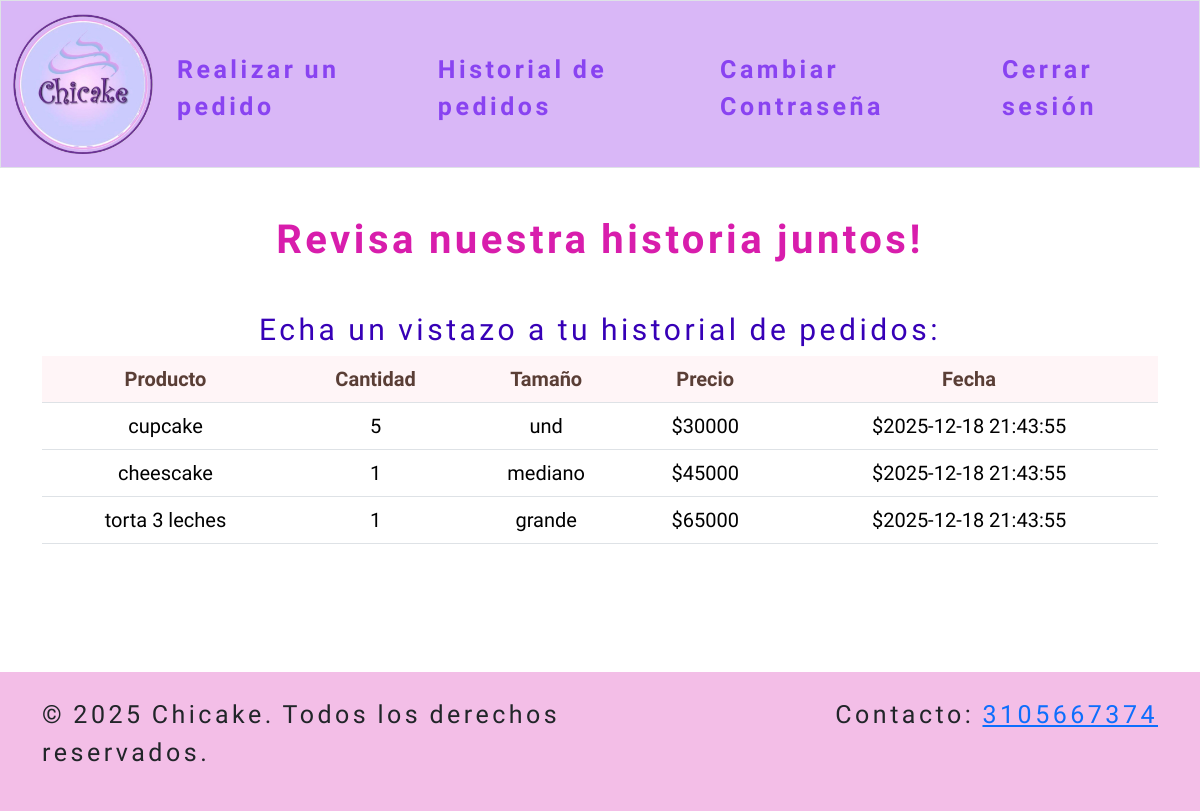
The app's page /history (signed in) with its own data.
### tables this page shows
CREATE TABLE users_orders (id INTEGER PRIMARY KEY AUTOINCREMENT NOT NULL, user_id INTEGER NOT NULL, product TEXT NOT NULL, quantity INTEGER NOT NULL, type TEXT NOT NULL, price NUMERIC NOT NULL, date DATETIME NOT NULL DEFAULT CURRENT_TIMESTAMP, FOREIGN KEY(user_id) REFERENCES users(id));

### app.py (the view)
@app.route("/history")
@login_requered
def user_history():
    page = int(request.args.get("page", 1))
    page_rows = 10
    offset = (page - 1) * page_rows
    db = get_db()
    cursor = db.execute("SELECT * FROM users_orders WHERE user_id = ? ORDER BY date DESC LIMIT ? OFFSET ?", (session["user_id"], page_rows, offset))
    orders = cursor.fetchall()
    return render_template("history.html", orders=orders, page=page, page_rows=page_rows)

### app.py (called while the page is built)
def get_db():
    db = getattr(g, "_database", None)
    if db is None:
        db = g._database = sqlite3.connect(DATABASE)
        db.row_factory = sqlite3.Row
    return db

@app.teardown_appcontext
def close_conection(exception):
    db = getattr(g, "_database", None)
    if db is not None:
        db.close()

@app.after_request
def after_request(response):
    response.headers["Cache-Control"] = "no-cache, no-store, must-revalidate"
    response.headers["Expires"] = 0
    response.headers["Pragma"] = "no-cache"
    return response

### helpers.py (called while the page is built)
def login_requered(f):
    @wraps(f)
    def decorated_function(*args, **Kwargs):
        if session.get("user_id") is None:
            return redirect("/")
        return f(*args, **Kwargs)
    return decorated_function

### templates/history.html (shortened to what this page needs)
{% extends "layout.html" %}
{% block main %}
    <section class="products">
      <h1 class="mb-5">Revisa nuestra historia juntos!</h1>
        <h2>Echa un vistazo a tu historial de pedidos:</h2>
            <table class="table custom-table">
                <thead>
                    <tr>
                        <th>Producto</th>
                        <th>Cantidad</th>
                        <th>Tamaño</th>
                        <th>Precio</th>
                        <th>Fecha</th>
                    </tr>
                </thead>
                <tbody>
                    {% if not orders %}
                        <tr>
                            <td colspan="5">Aún no has realizado tu primera compra.</td>
                       </tr>
                    {% else %}
                        {% for row in orders %}
                        <tr>
                            <td>{{ row.product }}</td>
                            <td>{{ row.quantity }}</td>
                            <td>{{ row.type }}</td>
                            <td>${{ row.price }}</td>
                            <td>${{ row.date }}</td>
                        </tr>
                        {% endfor %}
                    {% endif %}
                </tbody>
            </table>
    </section>
{% endblock %}

### static/styles.css (style rules this page uses)
h1 { color: #d81dac; font-weight: bold; font-family: 'Euphoria Script'; font-size: 40px; letter-spacing: 3.5px; word-spacing: -1.5px; }
h2 { color: #3700B7; font-family: 'Euphoria Script'; font-size: 30px; letter-spacing: 3.5px; word-spacing: -1.0px; }
.custom-table th { Background-color: #fff5f7; color: #5a3e36; font-family: 'Euphoria Script'; }
.custom-table tr:nth-child(even) { Background-color: #e9ecef; font-family: 'Euphoria Script'; font-size: 20px; }
.custom-table tr:nth-child(odd) { font-family: 'Euphoria Script'; font-size: 20px; }
html, body { height: 100%; margin: 0; }
body { display: flex; flex-direction: column; }

### records on screen
users_orders: product "cupcake", quantity "5", type "und", price "30000", date "2025-12-18 21:43:55"
users_orders: product "cheescake", quantity "1", type "mediano", price "45000", date "2025-12-18 21:43:55"
users_orders: product "torta 3 leches", quantity "1", type "grande", price "65000", date "2025-12-18 21:43:55"
